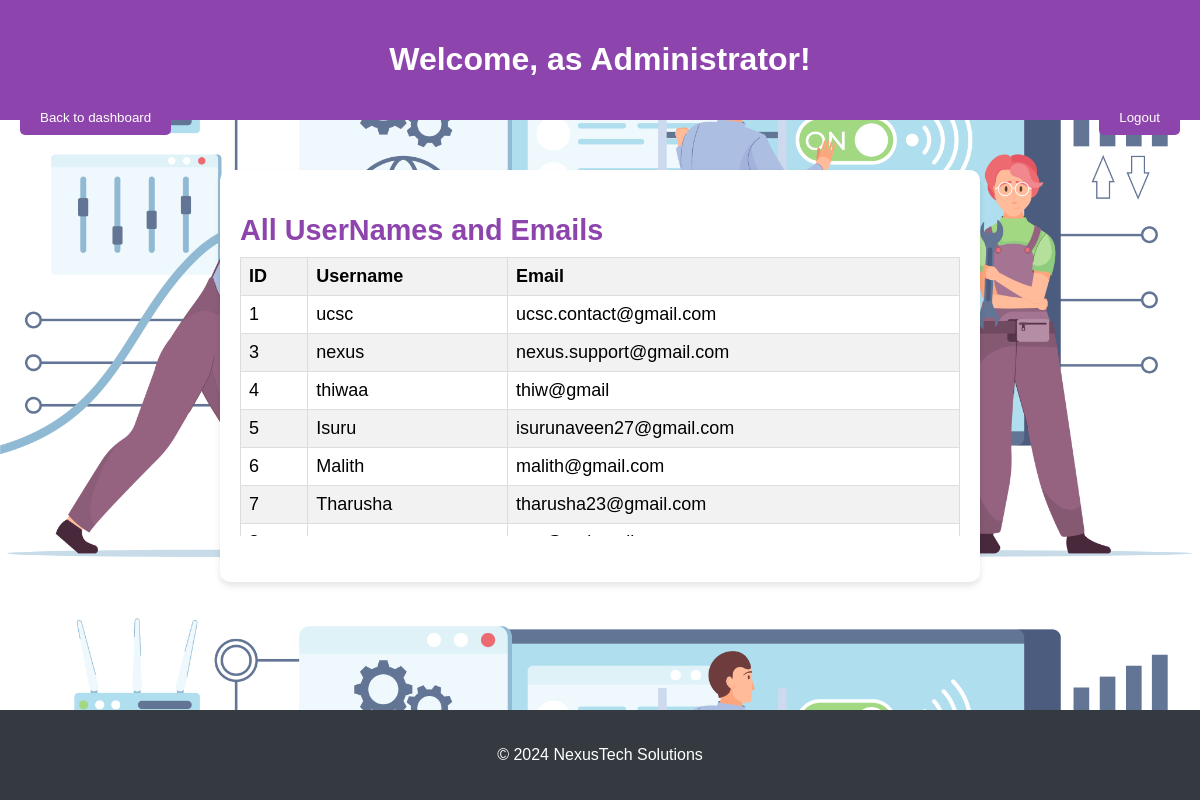
The page /admin/view_users.php on the database its author committed.
### tables this page shows
CREATE TABLE `users` (
  `id` int(11) NOT NULL,
  `username` varchar(50) NOT NULL,
  `email` varchar(100) NOT NULL,
  `password` varchar(255) NOT NULL,
  `created_at` timestamp NOT NULL DEFAULT current_timestamp(),
  `role` enum('user','admin') NOT NULL DEFAULT 'user'
);

### admin/view_users.php (the view, shortened to what this page needs)
<?php
require_once('../config.php'); ?>
<?php
$username = $_SESSION['username'];
$sql = "SELECT * FROM users";
$result = $conn->query($sql);
?>
<!DOCTYPE html>
<html>
<head>
    <link rel="stylesheet" href="adminstyles.css">
</head>
<body>
    <header>
        <h1>Welcome, <?php echo $username; ?> as Administrator!</h1>
        <a href="admin.php" class="back-link">
            <button class="back-button">Back to dashboard</button>
        </a>
        <a href="../Entry/entry.html" class="logout-link">
            <button class="logout-button">Logout</button>
        </a>
    </header>
    <div class="content">
        <section>
            <h2>All UserNames and Emails</h2>
            <div class="user-list-container">
                <table>
                        <thead>
                            <tr>
                                <th>ID</th>
                                <th>Username</th>
                                <th>Email</th>
                            </tr>
                        </thead>
                        <tbody>
                            <?php
                            if ($result->num_rows > 0) {
                                while ($row = $result->fetch_assoc()) {
                                    echo "<tr>";
                                    echo "<td>" . $row['id'] . "</td>";
                                    echo "<td>" . $row['username'] . "</td>";
                                    echo "<td>" . $row['email'] . "</td>";
                                    echo "</tr>";
                                }
                            } else {
                                echo "<tr><td colspan='7'>No users found</td></tr>";
                            }
                            ?>
                        </tbody>
                    </table>
            </div>
        </section>
                        </div>
    <footer>
        <p>&copy; 2024 NexusTech Solutions</p>
    </footer>
</body>
</html>

### admin/adminstyles.css (style rules this page uses)
body { font-family: 'Ubuntu', sans-serif; margin: 0; padding: 0; background-color: #f8f9fa; background-image: url('adminbg.jpg'); background-size: cover; background-position: center; }
header { background-color: #8e44ad; color: #fff; text-align: center; padding: 20px 0; }
.back-button { float: left; margin-left: 20px; }
.logout-button { float: right; margin-right: 20px; }
.content { display: flex; justify-content: space-around; margin-top: 50px; }
section { background-color: #fff; padding: 20px; border-radius: 10px; box-shadow: 0 4px 6px rgba(0, 0, 0, 0.1); font-size: larger; }
section h2 { color: #8e44ad; margin-bottom: 10px; }
button { background-color: #8e44ad; color: #fff; padding: 10px 20px; border: none; border-radius: 5px; cursor: pointer; transition: background-color 0.3s ease; }
.user-list-container { font-size: large; }
table { width: 100%; border-collapse: collapse; border: 1px solid #ddd; }
th, td { border: 1px solid #ddd; padding: 8px; text-align: left; }
th { background-color: #f2f2f2; }
tbody tr:nth-child(even) { background-color: #f2f2f2; }
footer { background-color: #343a40; color: #fff; text-align: center; padding: 20px 0; position: fixed; bottom: 0; width: 100%; }

### admin/view_users.php (style rules this page uses)
section { width:60%; }
.user-list-container { margin-top: 0px; height: 75%; overflow: auto; }

### rows shown on the page
users: id "1", username "ucsc", email "ucsc.contact@gmail.com"
users: id "3", username "nexus", email "nexus.support@gmail.com"
users: id "4", username "thiwaa", email "thiw@gmail"
users: id "5", username "Isuru", email "isurunaveen27@gmail.com"
users: id "6", username "Malith", email "malith@gmail.com"
users: id "7", username "Tharusha", email "tharusha23@gmail.com"
